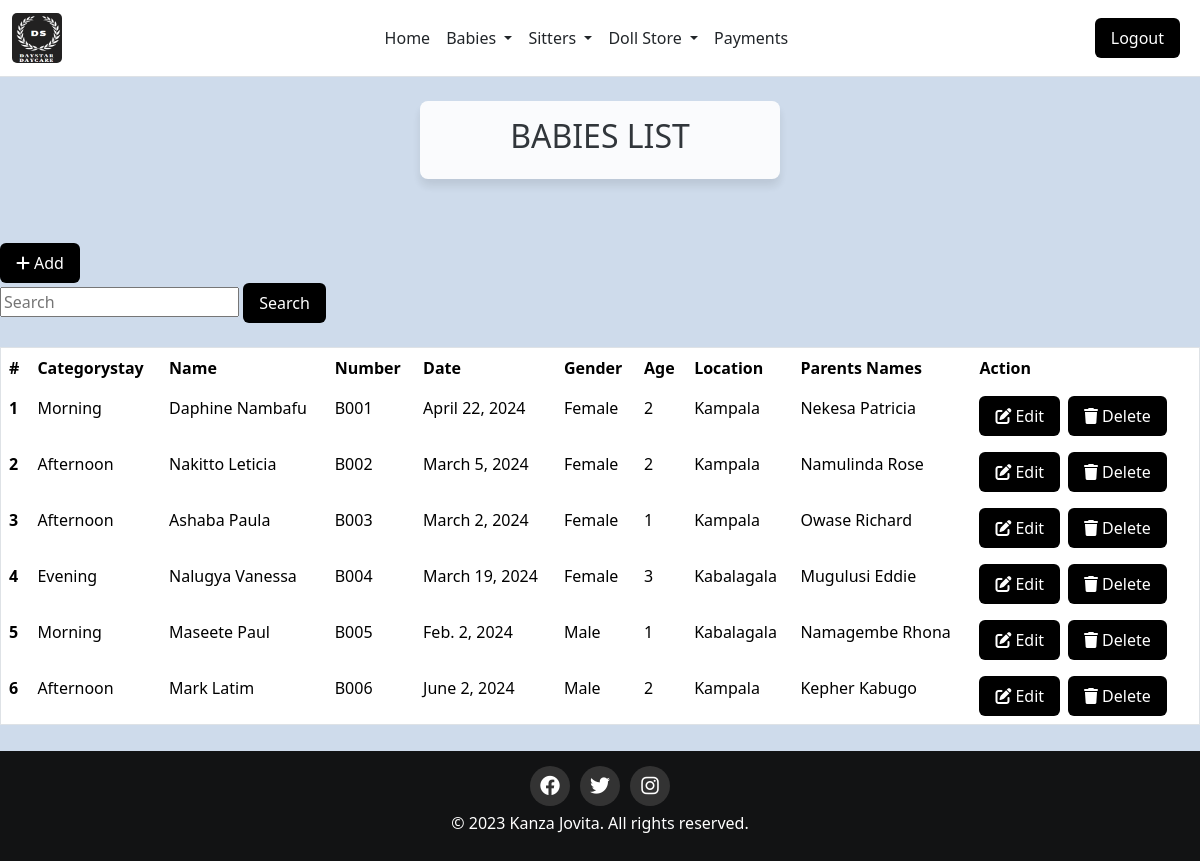
Page /search_baby/ on the earlier database version.
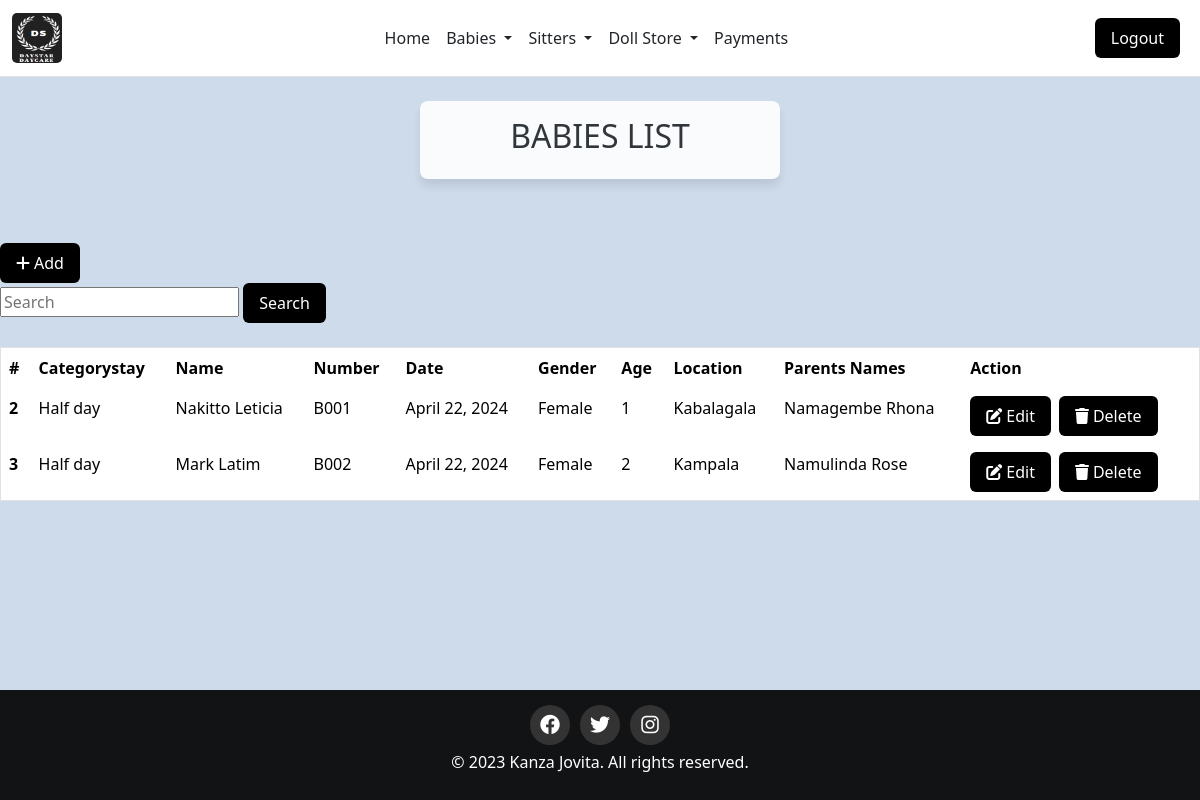
Same page on the later database version.
### home/models.py (models this page shows, shortened)
class Babyreg(models.Model):
    c_stay = models.ForeignKey(Categorystay,on_delete = models.CASCADE,null=False,blank = False)#this links class Babe to class Categorystay
    assign = models.ForeignKey(Sitterreg, on_delete = models.CASCADE,null=True,blank = True)
    Baby_name = models.CharField(max_length=30, null='False',blank = 'False')
    Baby_number = models.CharField(max_length=30, null='False',blank = 'False')
    Date = models.DateField(max_length=30, null='False',blank = 'False')
    Gender = models.CharField(max_length=30, null='False',blank = 'False')
    Age = models.IntegerField()
    Location = models.CharField(max_length=30, null='False',blank = 'False')
    Parents_names = models.CharField(max_length=30, null='False',blank = 'False')

class Categorystay(models.Model):
    name = models.CharField(max_length=100,null=True,blank=True)
    def __str__(self):
        return self.name

### home/views.py (the view)
# urls.py: path("search_baby/",views.search_baby, name="search_baby"),
def search_baby(request):
    search_query = request.GET.get('search', '')
    if search_query:
        babies = Babyreg.objects.filter(Baby_name__icontains=search_query) | Babyreg.objects.filter(Baby_number__icontains=search_query)
    else:
        babies = Babyreg.objects.all()
    return render(request, 'babiesform.html', {'babies': babies})

### home/templates/babiesform.html (shortened to what this page needs)
{% extends 'base.html' %}
{% block content %}
<br>
<div class="card-header">
    <h2>BABIES LIST</h2>
</div>
<br>
<div class="mt-4">
    <a href="{%  url 'addbaby' %}" class="btn"><i class="fas fa-plus"></i>Add</a>
    <form method="GET" action="{% url 'search_baby' %}">
        <input type="text" name="search" placeholder="Search">
        <button type="submit" class="btn">Search</button>
    </form>
    <br>
    <div class="table-responsive">
        <table class="table">
            <thead>
                <tr>
                    <th scope="col">#</th>
                    <th scope="col">Categorystay</th>
                    <th scope="col">Name</th>
                    <th scope="col">Number</th>
                    <th scope="col">Date</th>
                    <th scope="col">Gender</th>
                    <th scope="col">Age</th>
                    <th scope="col">Location</th>
                    <th scope="col">Parents Names</th>
                    <th scope=>Action</th>
                </tr>
            </thead>
            <tbody>
                {% for baby in babies %}
                <tr>
                    <th scope="row">{{ baby.id }}</th>
                    <td>{{ baby.c_stay}}</td>
                    <td>{{ baby.Baby_name }}</td>
                    <td>{{ baby.Baby_number }}</td>
                    <td>{{ baby.Date }}</td>
                    <td>{{ baby.Gender }}</td>
                    <td>{{ baby.Age}}</td>
                    <td>{{ baby.Location }}</td>
                    <td>{{ baby.Parents_names }}</td>
                    <td class="btn-container">
                        <a href="{% url 'edit' id=baby.id %}" class="btn"><i class="fas fa-edit"></i>Edit</a>
                        <form action="{% url 'delete_baby' id=baby.id %}" method="POST" onsubmit="return confirm('Delete')">
                            <button class="btn" type="submit"><i class="fas fa-trash"></i>Delete</button>
                        </form>
                    </td>
                </tr>
                {% endfor %}
            </tbody>
        </table>
<br> <br>
    </div>
</div>
{% endblock %}

### home/templates/base.html (shortened to what this page needs)
{% load static %}
<!DOCTYPE html>
<html lang="en">
  <head>
    <link
      rel="stylesheet"
      href="https://cdnjs.cloudflare.com/ajax/libs/font-awesome/6.0.0-beta3/css/all.min.css"
    />
    <link rel="stylesheet" href="{% static 'css/main.css' %}" />
    {% load bootstrap5 %} {% bootstrap_css %} {% bootstrap_javascript %}
  </head>
  <body>
    <div>
      <nav
        class="navbar navbar-expand-lg border-bottom border-body"
        style="background-color: white"
      >
        <div class="container-fluid">
          <a class="navbar-brand" href=""
            ><img
              src="{% static 'images/my_logo.jpg' %}"
              alt="logo"
              class="logo-img"
          /></a>
          <div
            class="collapse navbar-collapse justify-content-center"
            id="navbarColor01"
          >
            <ul class="navbar-nav">
              <li class="nav-item">
                <a class="nav-link active text-dark" href="/home/" id="t">Home</a>
              </li>
              <li class="nav-item dropdown">
                <a
                  class="nav-link dropdown-toggle active text-dark"
                  href=""
                  id="babiesDropdown"
                  role="button"
                  data-bs-toggle="dropdown"
                  aria-haspopup="true"
                  aria-expanded="false"
                >
                  Babies
                </a>
              </li>
              <li class="nav-item dropdown">
                <a
                  class="nav-link dropdown-toggle active text-dark"
                  href=""
                  id="sittersDropdown"
                  role="button"
                  data-bs-toggle="dropdown"
                  aria-haspopup="true"
                  aria-expanded="false"
                >
                  Sitters
                </a>
              </li>
              <li class="nav-item dropdown">
                <a
                  class="nav-link dropdown-toggle active text-dark"
                  href="#"
                  id="dollDropdown"
                  role="button"
                  data-bs-toggle="dropdown"
                  aria-haspopup="true"
                  aria-expanded="false"
                >
                  Doll Store
                </a>
              </li>
              <li class="nav-item">
                <a class="nav-link active text-dark" href="/payment/" id="t"
                  >Payments</a
                >
              </li>
            </ul>
          </div>
          <div class="ml-auto">
            <a class="btn btn-light" href="/login" id="medi">Logout</a>
          </div>
        </div>
      </nav>
    </div>
    {% block content %} {% endblock %}
    <br /><br /><br />
    <footer>
      <div class="footer">
        <div class="social-icons">
          <a href="https://www.facebook.com/your-page" target="_blank"
            ><i class="fab fa-facebook"></i
          ></a>
          <a href="https://twitter.com/your-handle" target="_blank"
            ><i class="fab fa-twitter"></i
          ></a>
          <a href="https://www.instagram.com/your-account/" target="_blank"
            ><i class="fab fa-instagram"></i
          ></a>
        </div>
        <p>&copy; 2023 Kanza Jovita. All rights reserved.</p>
      </div>
    </footer>
  </body>
</html>

### home/static/css/main.css (style rules this page uses)
.logo-img { width:50px; border-radius: 10%; height: 50px; }
.card-header { border: 1px #333; opacity:90%; width: 87%; text-align: center; box-shadow: 0 7px 10px rgba(0, 0, 0, 0.1); border-radius: 8px; width:30%; margin: 0 auto; background-color: aliceblue; text-align: center; }
.table th, .table td { padding: 8px; text-align: left; border: none; outline: none; }
.table th { color: black; }
.table th, .table td { white-space: nowrap; }
.table-responsive { justify-content: center; }
.table { text-align: center; }
.nav-link { font-size: larger; }
.navbar-nav .nav-link { font-weight: normal; color: rgb(0, 0, 0); transition: color 0.3s; }
.social-icons { display: flex; justify-content: center; align-items: center; color: white; }
.social-icons a { display: inline-block; width: 40px; height: 40px; background-color: #333; color: #fff; border-radius: 50%; font-size: 20px; margin: 5px; text-align: center; line-height: 40px; transition: background-color 0.3s ease; }
.footer { background-color: #121314; color: white; position:fixed; left: 0; bottom: 0; width: 100%; text-align: center; padding: 10px; }

### home/templates/babiesform.html (style rules this page uses)
body { background-color: rgba(158, 184, 217, 0.5); }
.btn-container { display: flex; align-items: center; }
.btn { background-color: #000; color: #fff; border: none; padding: 0.5rem 1rem; margin-right: 0.5rem; cursor: pointer; }
.btn i { margin-right: 0.25rem; }
.card-header { background-color: #fff; padding: 1rem; margin-bottom: 1rem; }
.table { width: 100%; border-collapse: collapse; border: 1px solid #dee2e6; }
th, td { border: 1px solid #dee2e6; padding: 0.75rem; text-align: left; }
th { background-color: #f0f0f0; }

Differences in the rows shown:
removed Babyreg: id "1", c_stay "Morning", Baby_name "Daphine Nambafu", Baby_number "B001", Date "April 22, 2024", Gender "Female", Age "2", Location "Kampala", Parents_names "Nekesa Patricia"
removed Babyreg: id "4", c_stay "Evening", Baby_name "Nalugya Vanessa", Baby_number "B004", Date "March 19, 2024", Gender "Female", Age "3", Location "Kabalagala", Parents_names "Mugulusi Eddie"
removed Babyreg: id "5", c_stay "Morning", Baby_name "Maseete Paul", Baby_number "B005", Date "Feb. 2, 2024", Gender "Male", Age "1", Location "Kabalagala", Parents_names "Namagembe Rhona"
removed Babyreg: id "6", c_stay "Afternoon", Baby_name "Mark Latim", Baby_number "B006", Date "June 2, 2024", Gender "Male", Age "2", Location "Kampala", Parents_names "Kepher Kabugo"
changed Babyreg "Nakitto Leticia": c_stay "Afternoon" → "Half day"; Baby_number "B002" → "B001"; Date "March 5, 2024" → "April 22, 2024"; Age "2" → "1"; Location "Kampala" → "Kabalagala"; Parents_names "Namulinda Rose" → "Namagembe Rhona"
changed Babyreg "Kampala": c_stay "Afternoon" → "Half day"; Baby_name "Ashaba Paula" → "Mark Latim"; Baby_number "B003" → "B002"; Date "March 2, 2024" → "April 22, 2024"; Age "1" → "2"; Parents_names "Owase Richard" → "Namulinda Rose"
